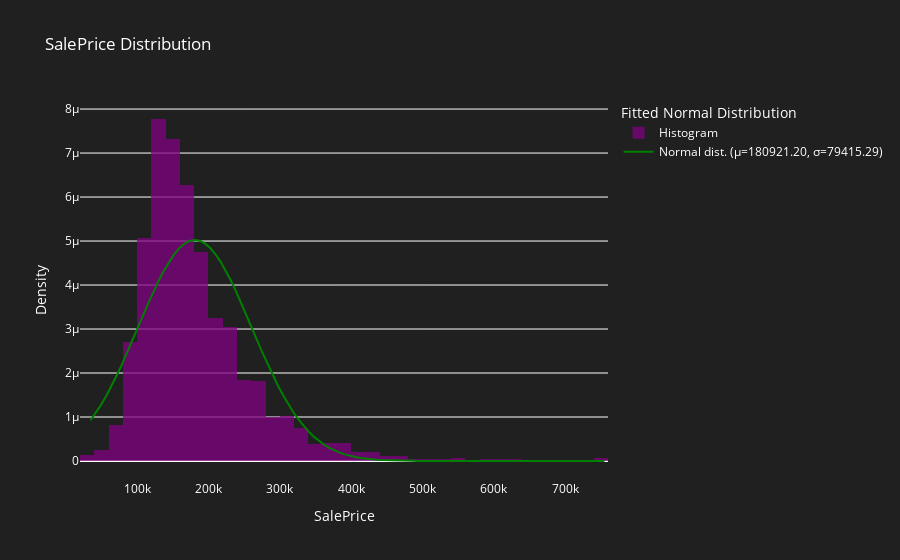
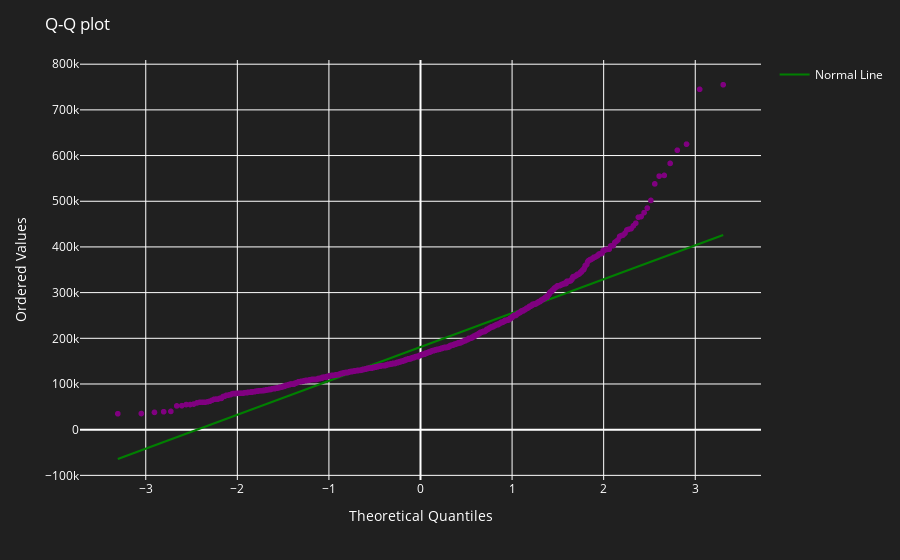

Write notebook code for charts like these, in order.
### Code cell
import scipy.stats as stats

# Fit a normal distribution to the SalePrice data
mu, sigma = stats.norm.fit(df['SalePrice'])

# Create a histogram of the SalePrice column
hist_data = go.Histogram(x=df['SalePrice'], nbinsx=50, name="Histogram", opacity=0.75, histnorm='probability density', marker=dict(color='purple'))

# Calculate the normal distribution based on the fitted parameters
x_norm = np.linspace(df['SalePrice'].min(), df['SalePrice'].max(), 100)
y_norm = stats.norm.pdf(x_norm, mu, sigma)

# Create the normal distribution overlay
norm_data = go.Scatter(x=x_norm, y=y_norm, mode="lines", name=f"Normal dist. (μ={mu:.2f}, σ={sigma:.2f})", line=dict(color="green"))

# Combine the histogram and the overlay
fig = go.Figure(data=[hist_data, norm_data])

# Set the layout for the plot
fig.update_layout(
    title="SalePrice Distribution",
    xaxis_title="SalePrice",
    yaxis_title="Density",
    legend_title_text="Fitted Normal Distribution",
    plot_bgcolor='rgba(32, 32, 32, 1)',
    paper_bgcolor='rgba(32, 32, 32, 1)',
    font=dict(color='white')
)

# Create a Q-Q plot
qq_data = stats.probplot(df['SalePrice'], dist="norm")
qq_fig = px.scatter(x=qq_data[0][0], y=qq_data[0][1], labels={'x': 'Theoretical Quantiles', 'y': 'Ordered Values'}, color_discrete_sequence=["purple"])
qq_fig.update_layout(
    title="Q-Q plot",
    plot_bgcolor='rgba(32, 32, 32, 1)',
    paper_bgcolor='rgba(32, 32, 32, 1)',
    font=dict(color='white')
)

# Calculate the line of best fit
slope, intercept, r_value, p_value, std_err = stats.linregress(qq_data[0][0], qq_data[0][1])
line_x = np.array(qq_data[0][0])
line_y = intercept + slope * line_x

# Add the line of best fit to the Q-Q plot
line_data = go.Scatter(x=line_x, y=line_y, mode="lines", name="Normal Line", line=dict(color="green"))

# Update the Q-Q plot with the normal line
qq_fig.add_trace(line_data)

# Show the plots
fig.show()
qq_fig.show()

### Figure 1 — Plotly figure (JSON) as saved in the notebook; plotly's stock layout.template omitted (floating-point values rounded to 4 significant figures; data arrays with more than 128 entries replaced by an {"elided": "..."} marker saying what was removed)
{"data": [{"histnorm": "probability density", "marker": {"color": "purple"}, "name": "Histogram", "nbinsx": 50, "opacity": 0.75, "type": "histogram", "x": {"elided": "1460 int values"}}, {"line": {"color": "green"}, "mode": "lines", "name": "Normal dist. (μ=180921.20, σ=79415.29)", "type": "scatter", "x": [34900.0, 42170.0, 49450.0, 56720.0, 63990.0, 71270.0, 78540.0, 85820.0, 93090.0, 100400.0, 107600.0, 114900.0, 122200.0, 129500.0, 136700.0, 144000.0, 151300.0, 158600.0, 165800.0, 173100.0, 180400.0, 187600.0, 194900.0, 202200.0, 209500.0, 216700.0, 224000.0, 231300.0, 238600.0, 245800.0, 253100.0, 260400.0, 267700.0, 274900.0, 282200.0, 289500.0, 296800.0, 304000.0, 311300.0, 318600.0, 325800.0, 333100.0, 340400.0, 347700.0, 354900.0, 362200.0, 369500.0, 376800.0, 384000.0, 391300.0, 398600.0, 405900.0, 413100.0, 420400.0, 427700.0, 435000.0, 442200.0, 449500.0, 456800.0, 464100.0, 471300.0, 478600.0, 485900.0, 493100.0, 500400.0, 507700.0, 515000.0, 522200.0, 529500.0, 536800.0, 544100.0, 551300.0, 558600.0, 565900.0, 573200.0, 580400.0, 587700.0, 595000.0, 602300.0, 609500.0, 616800.0, 624100.0, 631300.0, 638600.0, 645900.0, 653200.0, 660400.0, 667700.0, 675000.0, 682300.0, 689500.0, 696800.0, 704100.0, 711400.0, 718600.0, 725900.0, 733200.0, 740500.0, 747700.0, 755000.0], "y": [9.265e-07, 1.092e-06, 1.276e-06, 1.479e-06, 1.699e-06, 1.937e-06, 2.188e-06, 2.452e-06, 2.725e-06, 3.003e-06, 3.282e-06, 3.556e-06, 3.821e-06, 4.072e-06, 4.303e-06, 4.509e-06, 4.685e-06, 4.828e-06, 4.934e-06, 4.999e-06, 5.023e-06, 5.006e-06, 4.946e-06, 4.846e-06, 4.709e-06, 4.538e-06, 4.336e-06, 4.108e-06, 3.86e-06, 3.597e-06, 3.323e-06, 3.045e-06, 2.767e-06, 2.493e-06, 2.227e-06, 1.973e-06, 1.734e-06, 1.511e-06, 1.305e-06, 1.118e-06, 9.502e-07, 8.006e-07, 6.689e-07, 5.542e-07, 4.553e-07, 3.71e-07, 2.997e-07, 2.401e-07, 1.908e-07, 1.503e-07, 1.174e-07, 9.097e-08, 6.989e-08, 5.324e-08, 4.022e-08, 3.014e-08, 2.239e-08, 1.649e-08, 1.205e-08, 8.729e-09, 6.271e-09, 4.467e-09, 3.156e-09, 2.211e-09, 1.536e-09, 1.058e-09, 7.228e-10, 4.896e-10, 3.289e-10, 2.191e-10, 1.447e-10, 9.482e-11, 6.159e-11, 3.968e-11, 2.534e-11, 1.605e-11, 1.009e-11, 6.282e-12, 3.881e-12, 2.377e-12, 1.444e-12, 8.697e-13, 5.195e-13, 3.077e-13, 1.808e-13, 1.053e-13, 6.082e-14, 3.484e-14, 1.979e-14, 1.114e-14, 6.225e-15, 3.448e-15, 1.894e-15, 1.032e-15, 5.572e-16, 2.984e-16, 1.585e-16, 8.348e-17, 4.36e-17, 2.258e-17]}], "layout": {"font": {"color": "white"}, "legend": {"title": {"text": "Fitted Normal Distribution"}}, "paper_bgcolor": "rgba(32, 32, 32, 1)", "plot_bgcolor": "rgba(32, 32, 32, 1)", "title": {"text": "SalePrice Distribution"}, "xaxis": {"title": {"text": "SalePrice"}}, "yaxis": {"title": {"text": "Density"}}}}

### Figure 2 — Plotly figure (JSON) as saved in the notebook; plotly's stock layout.template omitted (floating-point values rounded to 4 significant figures; data arrays with more than 128 entries replaced by an {"elided": "..."} marker saying what was removed)
{"data": [{"hovertemplate": "Theoretical Quantiles=%{x}<br>Ordered Values=%{y}<extra></extra>", "legendgroup": "", "marker": {"color": "purple", "symbol": "circle"}, "mode": "markers", "name": "", "showlegend": false, "type": "scattergl", "x": {"elided": "1460 float values"}, "xaxis": "x", "y": {"elided": "1460 int values"}, "yaxis": "y"}, {"line": {"color": "green"}, "mode": "lines", "name": "Normal Line", "type": "scatter", "x": {"elided": "1460 float values"}, "y": {"elided": "1460 float values"}}], "layout": {"font": {"color": "white"}, "legend": {"tracegroupgap": 0}, "margin": {"t": 60}, "paper_bgcolor": "rgba(32, 32, 32, 1)", "plot_bgcolor": "rgba(32, 32, 32, 1)", "title": {"text": "Q-Q plot"}, "xaxis": {"anchor": "y", "domain": [0, 1], "title": {"text": "Theoretical Quantiles"}}, "yaxis": {"anchor": "x", "domain": [0, 1], "title": {"text": "Ordered Values"}}}}
